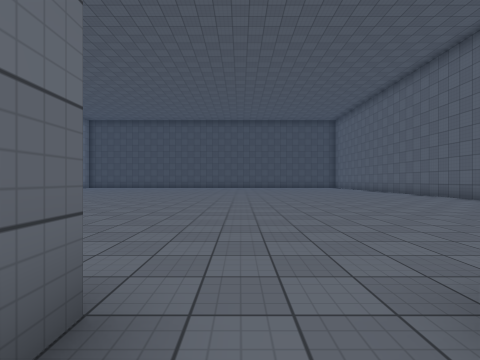
View 1 (above)

20 first-person views from a walk through a Unity game level. The camera is 1.3 m above the floor, looks level and sees 85° across. The floor is counted in squares, 2 m on a side. Each view is taken from the middle of a square. On the plan, view 1 faces up. The plan holds only what a view shows up to about 9 squares ahead; the rest is blank. The place goes on beyond the plan. The player is left out. Door leaves are left out, so doorways stand open. Surface patterns are stand-ins for the level's own textures.

View 2
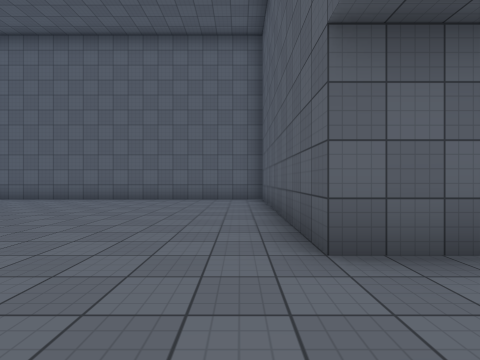

View 3
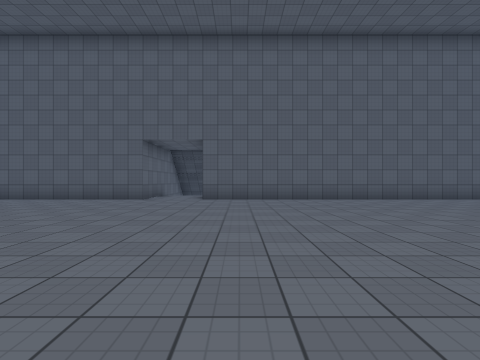

View 4
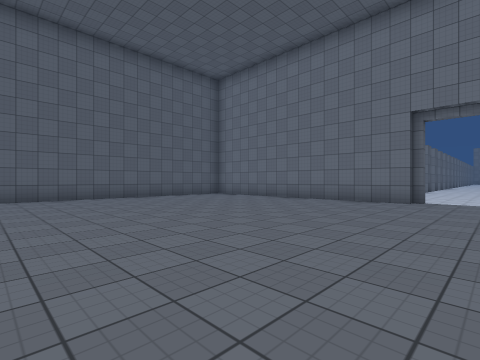

View 5
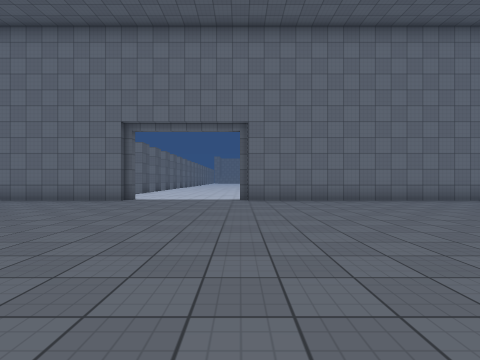

View 6
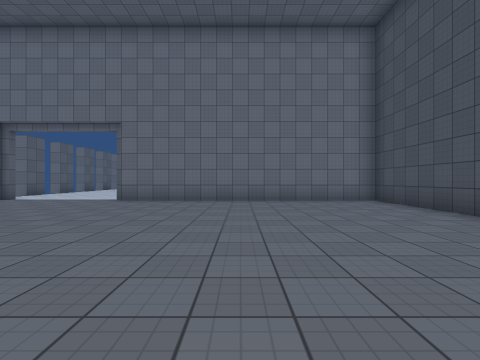

View 7
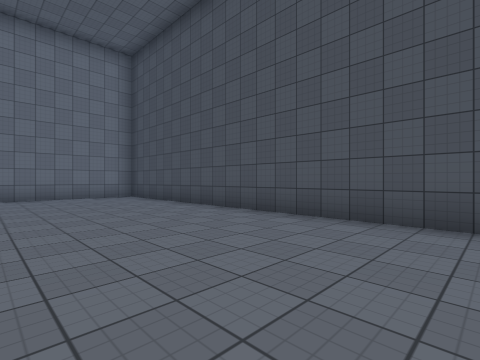

View 8
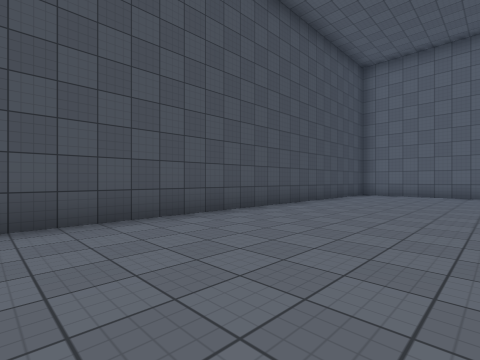

View 9
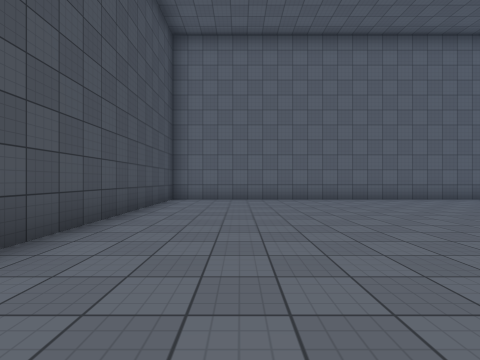

View 10
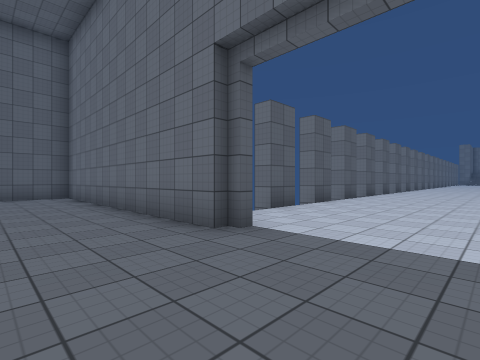

View 11
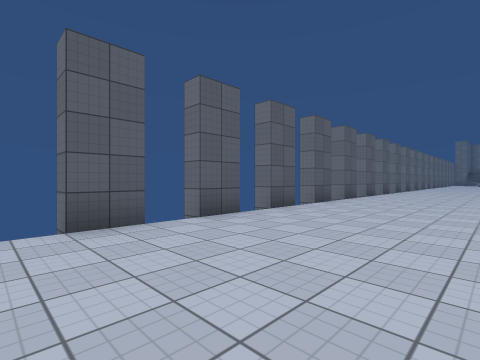

View 12
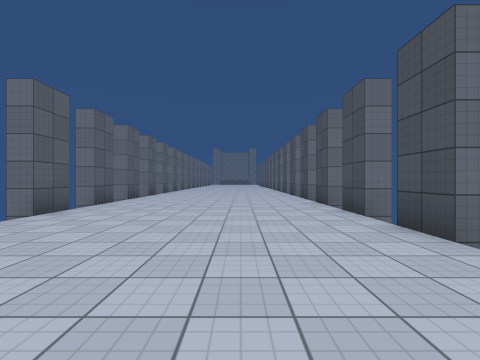

View 13
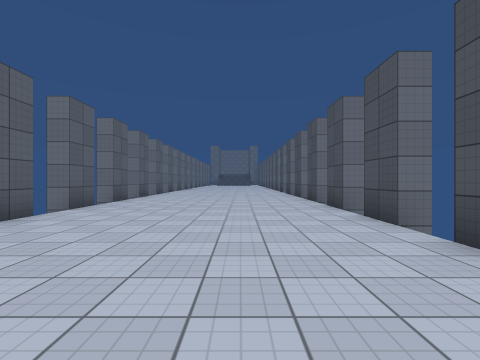

View 14
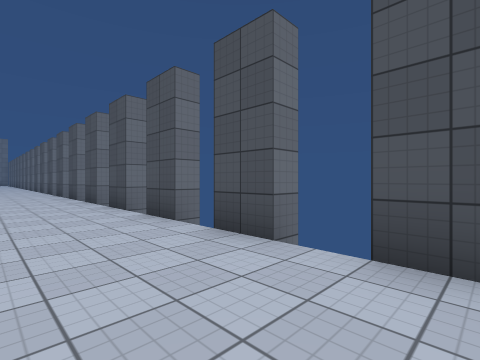

View 15
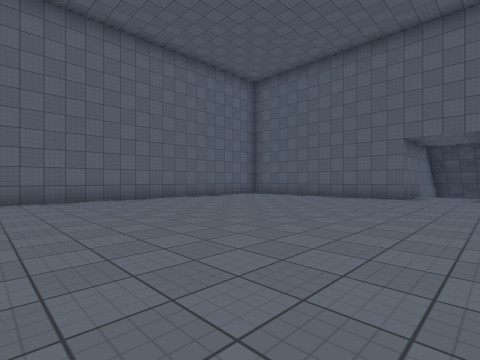

View 16
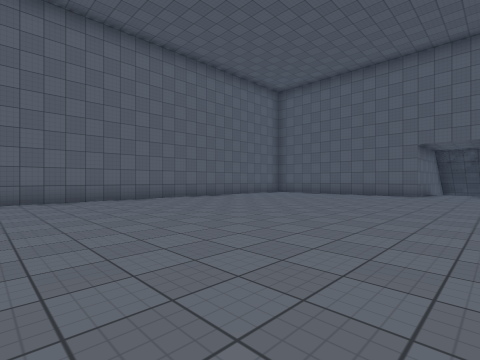

View 17
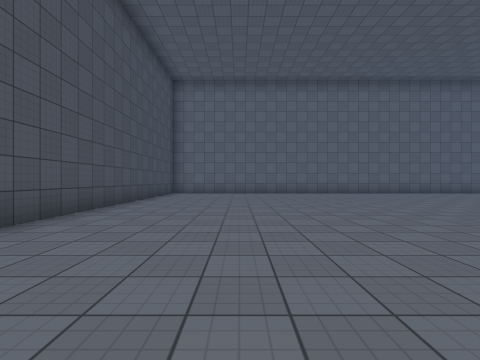

View 18
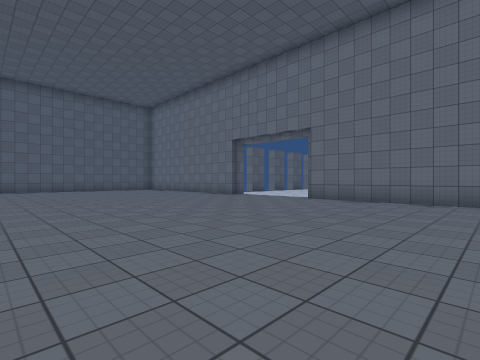

View 19
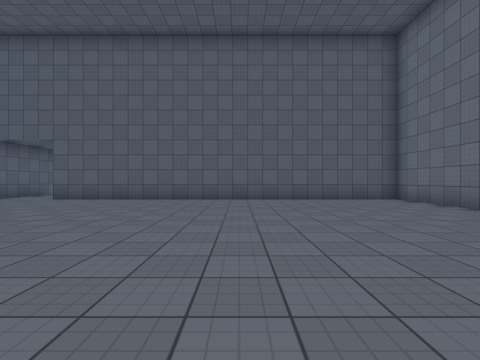

View 20
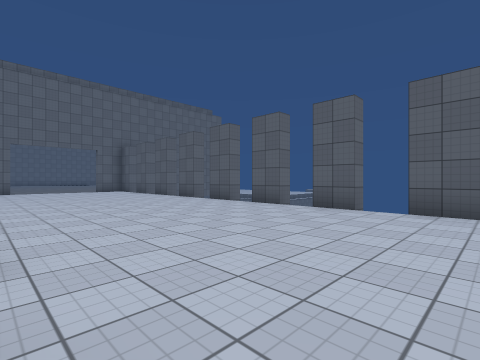

### Floor plan
Points are (right, up) in squares from view 1. A wall is a line through its corners. A room is listed if a view was taken in it or the views show most of it. See-through windows are left out.
Room 1 (view 1)
walls: (1.2, -0.1) (1.2, 1.3)
ways out: open door at (0.5, 1) to room 2
Room 2 (views 2, 3, 4, 5, 6, 7, 8, 9, 10, 11, 12, 13, 14, 15, 16, 17, 18, 19, 20)
walls: (-12.3, 9.4) (-12.3, 1.3) (-0.7, 1.3); (-15, 14.3) (-27.8, 14.3); (-15.8, 8.3) (-14.8, 8.3); (-16.8, 14.9) (-16.8, 14.2); (1.2, 1.3) (7.7, 1.3) (7.7, 21.2) (-12.3, 21.2) (-12.3, 13.2); (-17.8, 8.3) (-16.8, 8.3); (-18.8, 14.8) (-18.8, 14.2); (-19.8, 8.3) (-18.8, 8.3); (-20.7, 14.8) (-20.7, 14.2); (-21.8, 8.3) (-20.7, 8.3); (-22.7, 14.8) (-22.7, 14.2); (-23.8, 8.3) (-22.7, 8.3); (-24.7, 14.8) (-24.7, 14.2); (-25.8, 8.3) (-24.7, 8.3); (-27.8, 8.3) (-26.7, 8.3)
ways out: open door at (0.5, 1) to room 1; gap at (-27, 8); gap at (-27, 15); gap at (-25, 8); gap at (-25, 15); gap at (-23, 8); gap at (-23, 15); gap at (-21, 8); gap at (-21, 15); gap at (-19, 8); gap at (-19, 15); gap at (-17, 8); gap at (-17, 15); gap at (-15, 8); gap at (-15, 15)

Positions as (right, up) in squares from view 1, and headings:
1: (0, 0), facing up
2: (-1, 2), facing right
3: (-2, 10), facing down
4: (-4, 11), facing down-left
5: (-4, 13), facing left
6: (-4, 17), facing left
7: (-2, 17), facing up-left
8: (-4, 17), facing up-right
9: (-1, 19), facing right
10: (-10, 12), facing down-left
11: (-14, 12), facing down-left
12: (-16, 12), facing left
13: (-19, 12), facing left
14: (-15, 12), facing up-left
15: (-1, 11), facing down-right
16: (-1, 13), facing down-right
17: (-5, 18), facing right
18: (-4, 18), facing down-left
19: (-7, 10), facing down
20: (-28, 14), facing down-right
